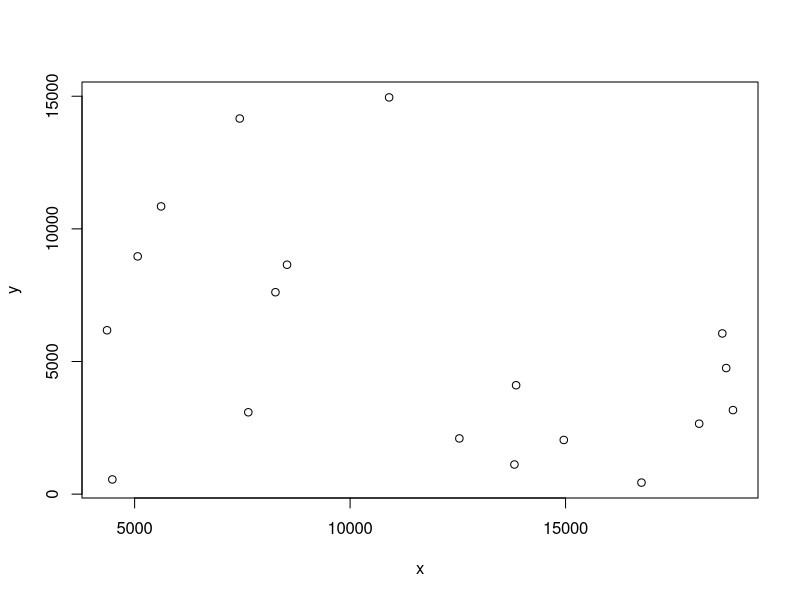
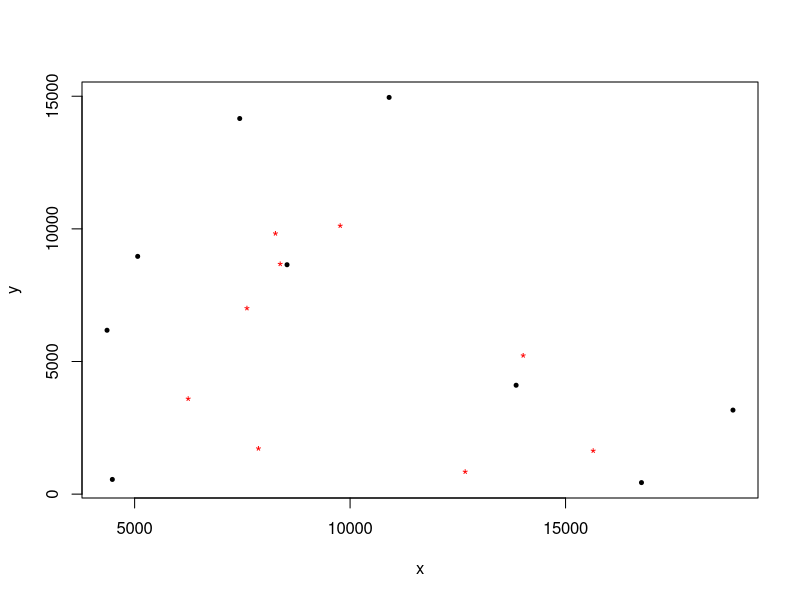
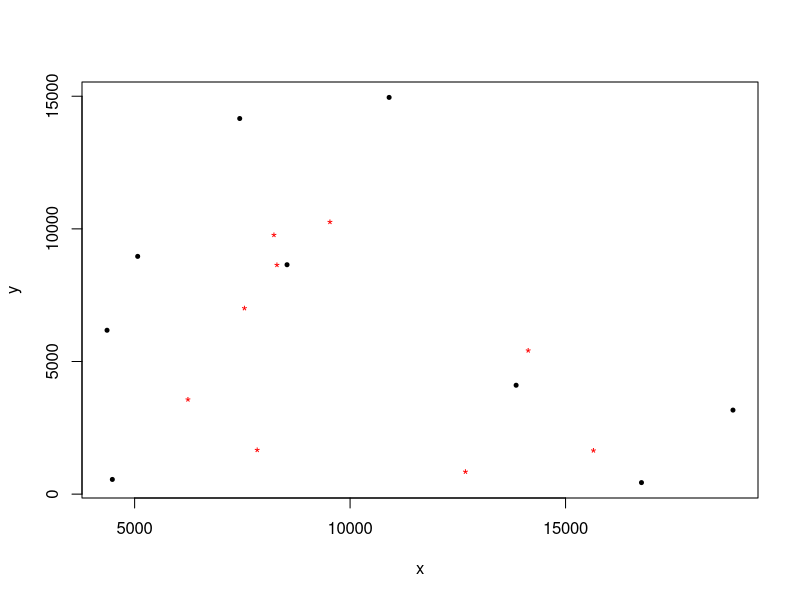
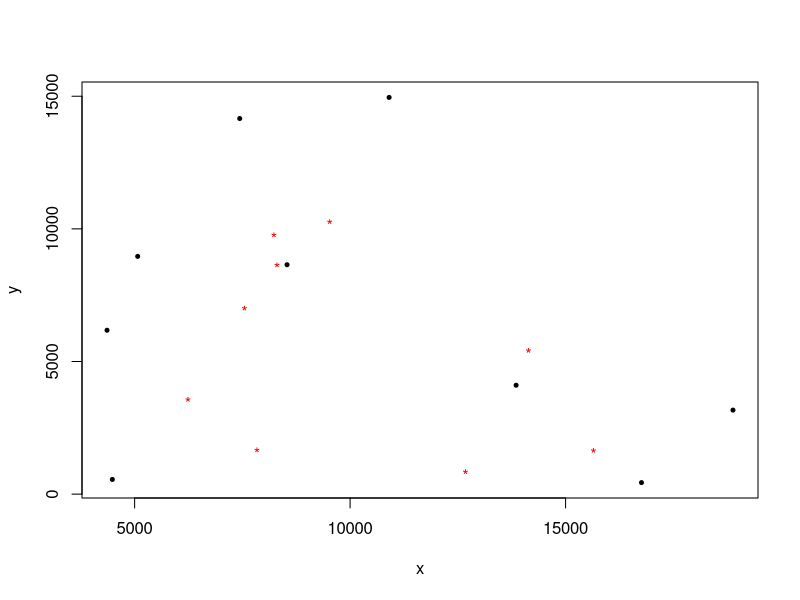
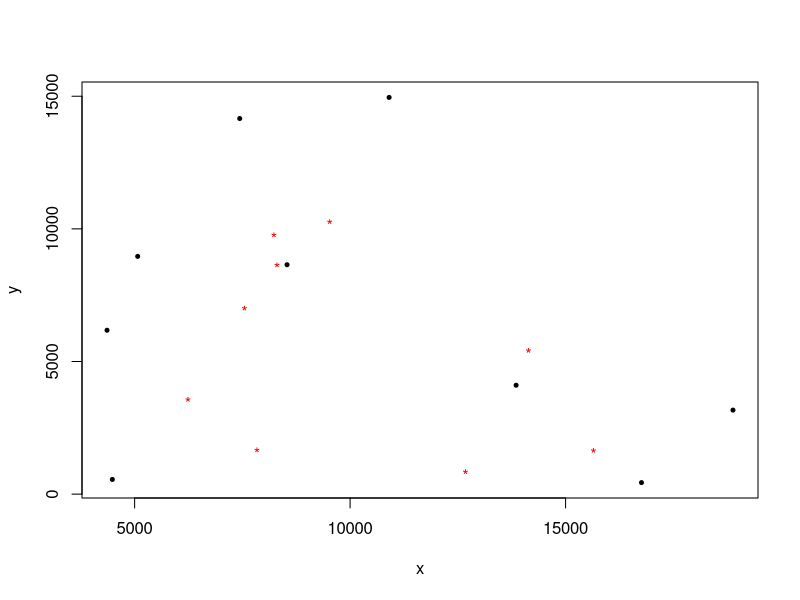
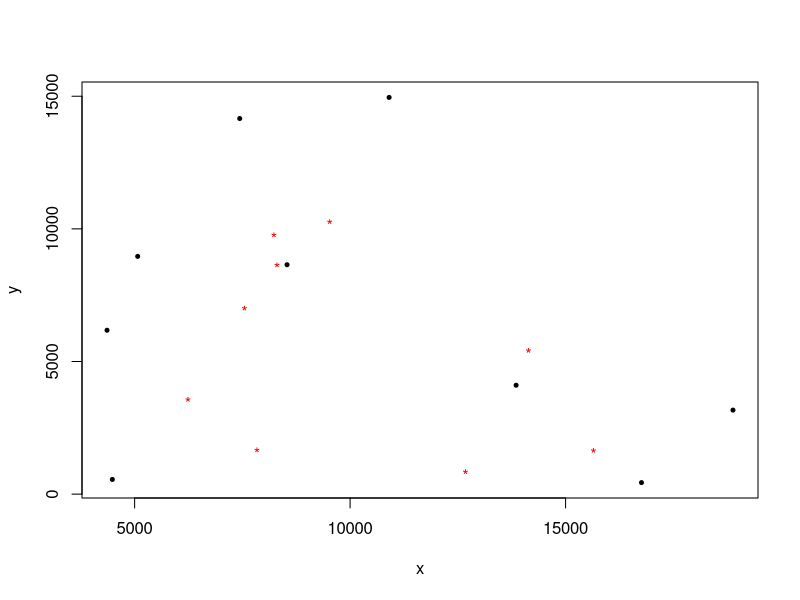
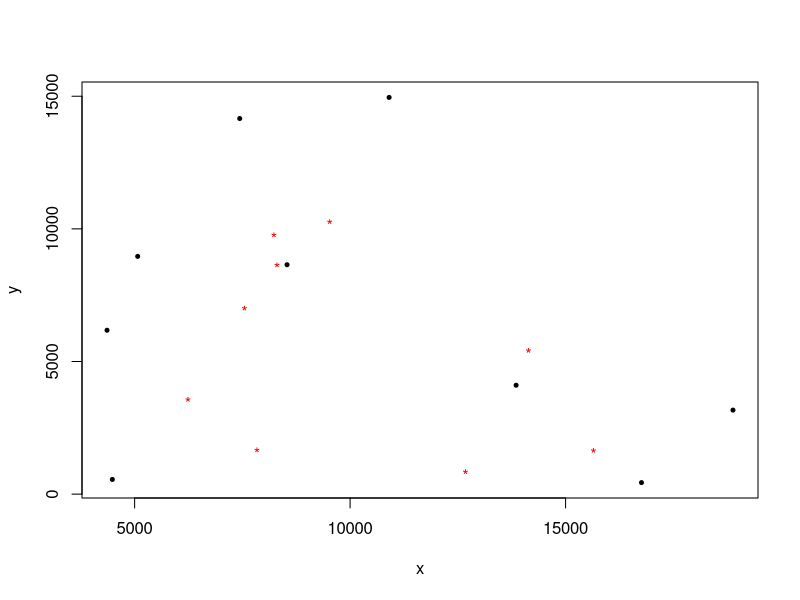
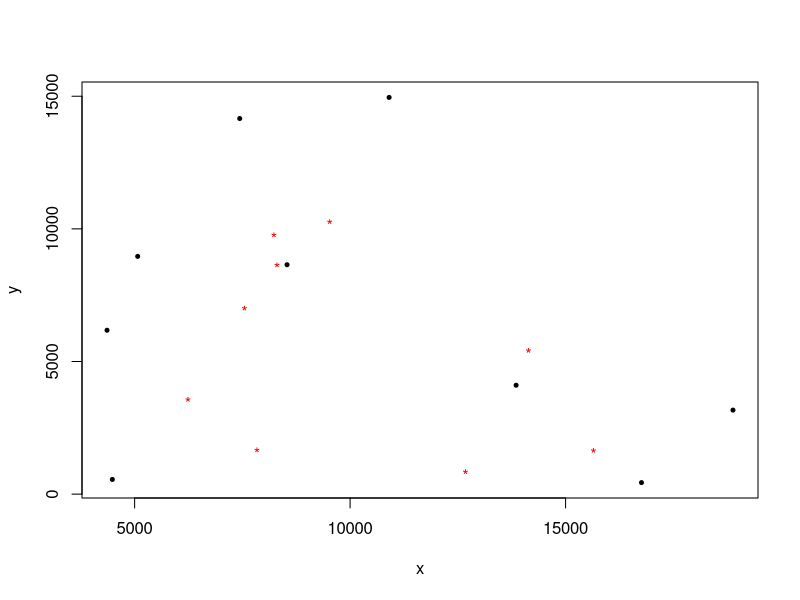

These charts were generated, in order, by the following R code:
#!/usr/bin/env Rscript
# (Class Assignment | Narendra Joshi)
# (Travelling Salesman Problem Using an SOFM)

library(calibrate)

# intial values of parameters
alpha <- 0.89
epochs <- 100
  
# load info about cities
# input csv file has three columns, the last of which
# are coordinates
cities <- read.csv("cities.csv", header=TRUE)
ncities <- length(cities[,1])

# initial neighbourhood order =
# all the neurons
norder <- floor(ncities/2)

# coordinates of the cities
X <- as.matrix(cities[,2:3])

# initial weights of the circular feature map
w <- cbind(runif(ncities, min(X[,1]), max(X[,1])),
           runif(ncities, min(X[,2]), max(X[,2])))

# function for finding norm of a vector
norm <- function(x) {
  return(sqrt(sum(x^2)))
}

# get the value of alpha for a given node
getAlpha <- function(i, iwnode) {
  if (norder) {
    d <- abs(i - iwnode)
    dist <- min(d, abs(ncities - d))
    return(alpha * exp(-(((dist)^2)/norder)))
  }
  else if (i == iwnode)
    return(alpha)
  else return(0)
}

# update weights; iwnode = winning node index
getNewWeights <- function(w, x, alpha, norder) {
 # get the winner node index
  xrep <- matrix(rep(x, ncities), nrow = ncities, byrow=T)
  diff <- (xrep - w)
  # winner node index
  iwnode <- which.min(apply(diff, 1, norm))
  
 # alpha-matrix for different nodes in neighbourhood
  for (i in 1:ncities) {
    if (i == 1) {
      malpha <- rep(getAlpha(i, iwnode), 2)
    }
    else {
      malpha <- rbind(malpha, rep(getAlpha(i, iwnode), 2))
    }
  }
  w <- w + (malpha * diff)
  return(w)
}

plot(X)
points(w)
# training period
while (norder >= 0) {
  for (t in 1:epochs) {
      for (i in 1:ncities) {
        cat ("Epoch #", t," presenting city #", i, "\n")
        w <- getNewWeights(w, X[i,], alpha, norder)
      }
      plot(X, pch=20, cex=0.8)
      points(w, col="red", pch="*")
    }
  norder <- (norder - 1)
  alpha <- (alpha - alpha/10)

}
cityOrder <- rep(0,ncities)

# reading results and plotting the results
plot(X, xlab="x", ylab="y", pch='*')
for (i in 1:ncities) {
  xrep <- matrix(rep(X[i,], ncities), nrow = ncities, byrow = T)
  diff <- (xrep - w)
  # winner node index
  cityOrder[i] <- which.min(apply(diff, 1, norm))
}

# lets label cities in order
textxy(X[,1], X[,2], cityOrder, offset = 1, cex=0.8)
dev.copy(jpeg, "city-plot.jpg")
dev.off()
